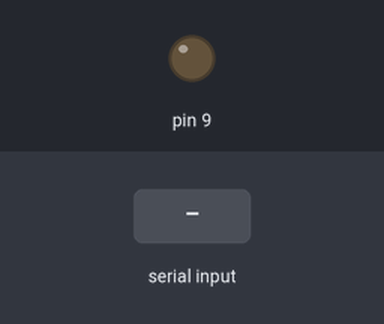
The sketch below on a simulated Arduino Uno, built with avr-gcc and run on an emulated ATmega328P. On the bench: output pins drawn as LEDs (lit = HIGH). The inputs (shaded band) are chosen by the test bench.

Above: at 1.2 s.
1.3 s: "1" received over Serial
At 1.45 s:
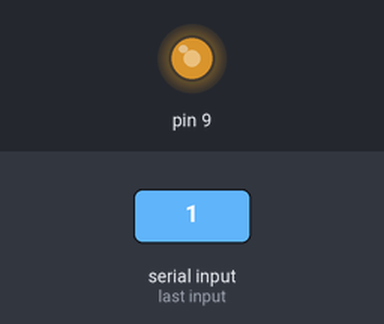
Timing chart, 0 to 4.3 s (numbered marks = the images above; inputs shaded):
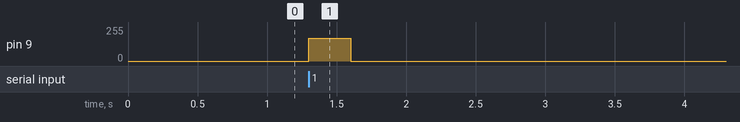

Measured:
- after the input at 1.3 s, pin 9: 0/255 → 170/255 at once, → 0/255 0.30 s later

The sketch:

usb_signal_detect.ino
```cpp
void setup() {
  Serial.begin (9600);
  pinMode(9,OUTPUT);
}

void loop() {
  int data = Serial.read();

  if (data == '1'){
    analogWrite(9, 170);
    delay(300);
    digitalWrite(9,LOW);
  }

}
```
